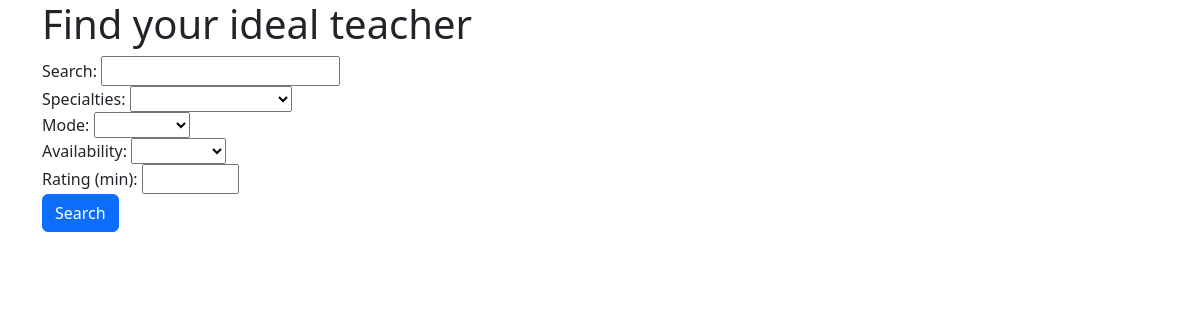
Before: /teachers/ with the older database file.
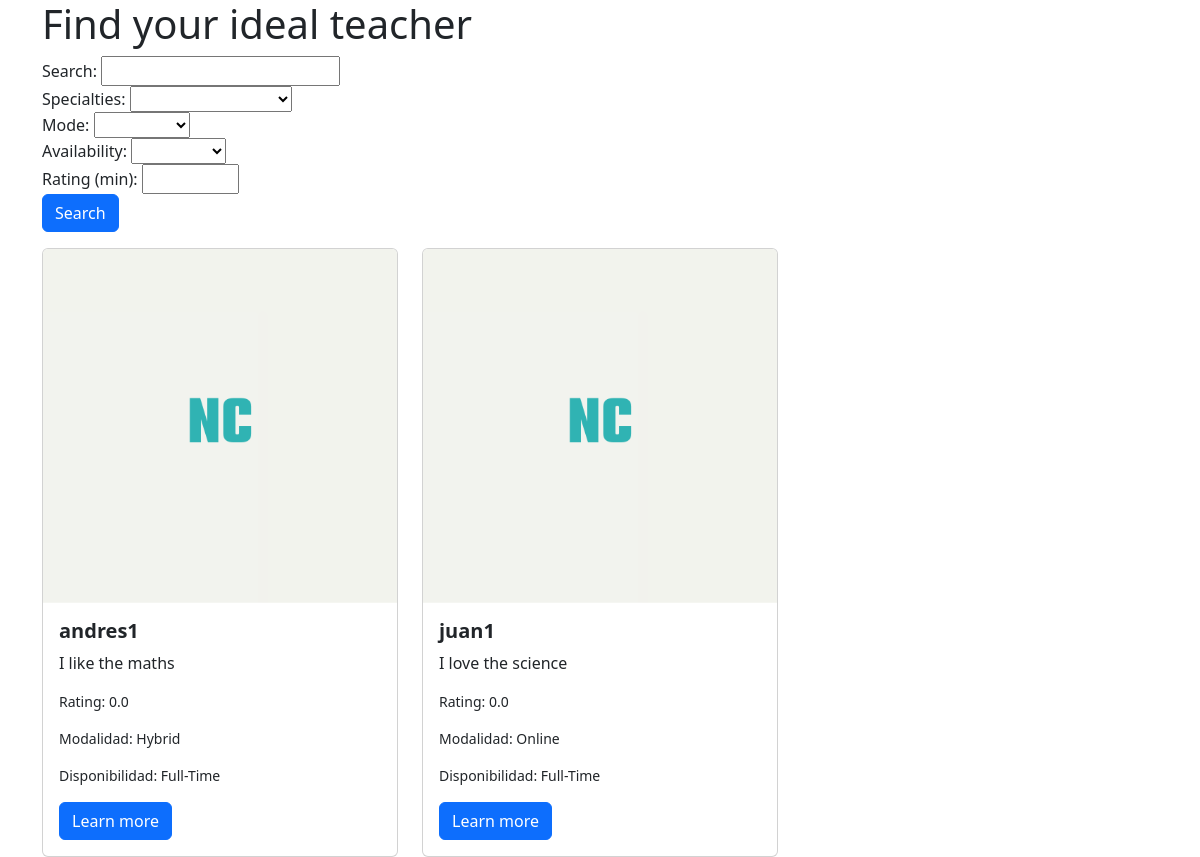
After: the same page with the newer database file.
### users/models.py (models this page shows)
class Teacher(models.Model):
    user = models.OneToOneField(User, on_delete=models.CASCADE)
    specialties = models.CharField(
        max_length=50,
        choices=Specialties.choices
    )
    biography = models.TextField()
    average_rating = models.FloatField(default=0.0)
    availability = models.CharField(
        max_length=50,
        choices=Availability.choices
    )
    mode = models.CharField(
        max_length=50,
        choices=Mode.choices
    )

class User(models.Model):
    user_id = models.AutoField(primary_key=True)
    name = models.CharField(max_length=255)
    username = models.CharField(max_length=150, unique=True)
    email = models.EmailField(unique=True)
    password = models.CharField(max_length=128)
    user_type = models.CharField(
        max_length=10,
        choices=UserType.choices
    )
    registration_date = models.DateTimeField(auto_now_add=True)
    profile_picture = models.ImageField(upload_to='profile_photos/', default='profile_photos/default_profile.png', null=True, blank=True)
    address = models.CharField(max_length=255, null=True, blank=True)
    profile_complete = models.BooleanField(default=False)

### search/views.py (the view, shortened to what this page needs)
# urls.py: path('teachers/', views.teachers, name='teachers'),
def teachers(request):
    searchTeacher = request.GET.get('searchTeacher', '')
    specialties_filter = request.GET.get('specialties', '')
    mode_filter = request.GET.get('mode', '')
    availability_filter = request.GET.get('availability', '')
    rating_filter = request.GET.get('rating', '')
    filters = Q()
    if specialties_filter:
        filters &= Q(specialties=specialties_filter)
    if mode_filter:
        filters &= Q(mode=mode_filter)
    if availability_filter:
        filters &= Q(availability=availability_filter)
    if rating_filter:
        filters &= Q(average_rating__gte=float(rating_filter))
    teachers = Teacher.objects.filter(filters)
    return render(request, 'teachers.html', {
        'teachers': teachers,
        'specialties': Specialties.choices,
        'modes': Mode.choices,
        'availabilities': Availability.choices
    })

### search/templates/teachers.html (shortened to what this page needs)
{% extends 'base.html' %}
{% block content %}
<!DOCTYPE html>
<html lang="en">
<head>
</head>
<body>
    <h1>Find your ideal teacher</h1>
    <form method="GET" action="{% url 'teachers' %}">
        <div>
            <label for="searchTeacher">Search: </label>
            <input type="text" id="searchTeacher" name="searchTeacher" value="{{ request.GET.searchTeacher }}">
        </div>
        <div>
            <label for="specialties">Specialties:</label>
            <select id="specialties" name="specialties">
                <option value=""></option>
                {% for key, value in specialties %}
                    <option value="{{ key }}" {% if request.GET.specialties == key %}selected{% endif %}>{{ value }}</option>
                {% endfor %}
            </select>
        </div>
        <div>
            <label for="mode">Mode:</label>
            <select id="mode" name="mode">
                <option value=""></option>
                {% for key, value in modes %}
                    <option value="{{ key }}" {% if request.GET.mode == key %}selected{% endif %}>{{ value }}</option>
                {% endfor %}
            </select>
        </div>
        <div>
            <label for="availability">Availability:</label>
            <select id="availability" name="availability">
                <option value=""></option>
                {% for key, value in availabilities %}
                    <option value="{{ key }}" {% if request.GET.availability == key %}selected{% endif %}>{{ value }}</option>
                {% endfor %}
            </select>
        </div>
        <div>
            <label for="rating">Rating (min):</label>
            <input type="number" id="rating" name="rating" min="0" max="5" step="0.1" value="{{ request.GET.rating }}">
        </div>
        <button type="submit" class="btn btn-primary">Search</button>
    </form>
    <div class="row row-cols-1 row-cols-md-3 g-4">
        {% for teacher in teachers %}
        <div class="col">
            <div class="card">
                <img class="card-img-top" src="{{ teacher.user.profile_picture.url }}" alt="{{ teacher.user.username }}">
                <div class="card-body">
                    <h5 class="card-title fw-bold">{{ teacher.user.username }}</h5>
                    <p class="card-text">{{ teacher.biography }}</p>
                    <p class="card-text"><small>Rating: {{ teacher.average_rating }}</small></p>
                    <p class="card-text"><small>Modalidad: {{ teacher.get_mode_display }}</small></p>
                    <p class="card-text"><small>Disponibilidad: {{ teacher.get_availability_display }}</small></p>
                    <a href="{% url 'teachers_detail' teacher.id %}" class="btn btn-primary">Learn more</a>
                </div>
            </div>
        </div>
        {% endfor %}
    </div>
</body>
</html>
{% endblock content %}

### NextClassProject/templates/base.html (shortened to what this page needs)
<head>
    <link href="https://cdn.jsdelivr.net/npm/bootstrap@5.3.3/dist/css/bootstrap.min.css" rel="stylesheet">
    <link rel="stylesheet" href="https://cdnjs.cloudflare.com/ajax/libs/font-awesome/6.6.0/css/all.min.css">
</head>
<div class="container">
    {% block content %}
    {% endblock content %}
</div>

Changed rows visible on the page:
added Teacher: user.profile_picture (placeholder picture), user.username "andres1", biography "I like the maths", average_rating "0.0", mode "Hybrid", availability "Full-Time"
added Teacher: user.profile_picture (placeholder picture), user.username "juan1", biography "I love the science", average_rating "0.0", mode "Online", availability "Full-Time"
